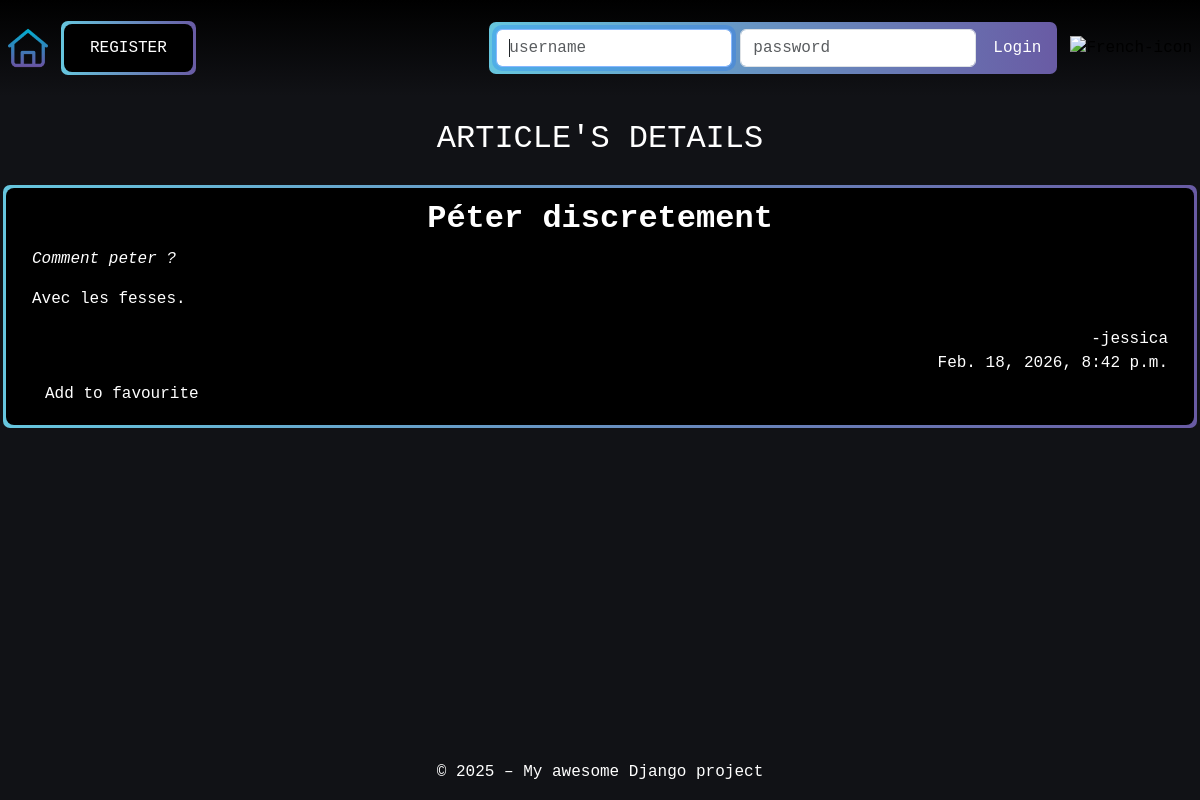
The page /en/articles/12/ on the database its author committed.
### articles/models.py (models this page shows, shortened)
class Article(models.Model):
    title = models.CharField(max_length=64, null=False)
    author = models.ForeignKey(
        settings.AUTH_USER_MODEL,
        on_delete=models.CASCADE,
        related_name="article",
        null=False
    )
    created = models.DateTimeField(auto_now_add=True, null=False)
    synopsis = models.CharField(max_length=312, null=False)
    content = models.TextField(null=False)

### articles/views.py (the view)
# urls.py: path('<int:pk>/', ArticleDetailView.as_view(), name='article-detail'),
class ArticleDetailView(DetailView):
    model = Article
    template_name = "articles/detail.html"
    context_object_name = "article"
    ordering = ['-created']
    def get_context_data(self, **kwargs):
        context = super().get_context_data(**kwargs)
        user = self.request.user
        context['already_fav'] = False
        if user.is_authenticated:
            context['already_fav'] = UserFavouriteArticle.objects.filter(user=user, article=self.object).exists()
        return context

### users/forms.py
class CustomLoginForm(AuthenticationForm):
    def __init__(self, *args, **kwargs):
        super().__init__(*args, **kwargs)
        self.fields["username"].widget.attrs.update({
            "class": "form-control",
            "placeholder": _("username")
        })
        self.fields["password"].widget.attrs.update({
            "class": "form-control",
            "placeholder": _("password")
        })

### users/context_processors.py (called while the page is built)
def login_form(request):
    return {"login_form": CustomLoginForm()}

### articles/templates/articles/detail.html (shortened to what this page needs)
{% extends "base.html" %}
{% load i18n %}
{% load static %}
{% block extra_css %}
 <link rel="stylesheet" href="{% static 'articles/css/articles.css' %}">
{% endblock %}
{% block content %}
<div class="page-content">
    <h2 class="text-center m-4"> {% trans "ARTICLE'S DETAILS" %} </h2>
    <div class="detail-container div-wrapper">
        <div class="div-overlay d-flex flex-column">
            <h2 class="fw-bold text-center text-cut">{{ article.title }}</h2>
            <p class="fst-italic text-cut"> {{ article.synopsis|truncatechars:20 }} </p>
            <div>
                <p class="text-cut">{{ article.content }}</p>
            </div>
            <div class="text-cut d-flex flex-column text-end">
                <span class="text-cut ">-{{ article.author }}</span>
                <span class="text-cut "> {{ article.created }}</span>
            </div>
            {% if already_fav %}
                <button class="btn btn-secondary" disabled>
                    {% trans "Already in favourites" %}
                </button>
            {% else %}
                <form method="post" action="{% url 'articles:add-favourite' article.pk %}">
                    <div >
                        <button class="btn btn-favourites" type="submit">{% trans "Add to favourite" %}</button>
                    </div>
                </form>
            {% endif %}
        </div>
    </div>
</div>
{% endblock %}

### static/css/style.css (style rules this page uses)
:root { --blue: #66C6DE; --purple: #695BA4; }
html, body { background-color: #111216; width: 100%; height: 100%; font-family: 'Courier New', Courier, monospace; ; }
.btn-wrapper, .div-wrapper { position: relative; display: flex; align-items: center; margin: 10px; padding: 3px; background-clip: padding-box, border-box; border:3px solid transparent; font-size: 16px; color: white; background-color: transparent; border-radius: 10px; border: 3px solid transparent; background-image: linear-gradient(90deg, var(--blue), var(--purple)); }
.btn-overlay, .div-overlay { display: flex; justify-content: center; justify-items: center; width: 100%; position: relative; padding: 12px 26px; font-size: 16px; color: white; background-color: black; border: none; border-radius: 8px; transition: background-color 0.3s ease, transform 0.2s ease; outline: none; box-shadow: none; }
.btn { transition: all 0.2s ease-in-out; cursor: pointer; color: white; }

### articles/static/articles/css/articles.css (style rules this page uses)
@media (min-width: 1200px) { .detail-container { width: 1200px; } }
.text-cut { overflow-wrap: break-word; white-space: normal; }

### rows shown on the page
Article: title "Péter discretement", synopsis "Comment peter ?", content "Avec les fesses.", author "jessica", created "Feb. 18, 2026, 8:42 p.m."
